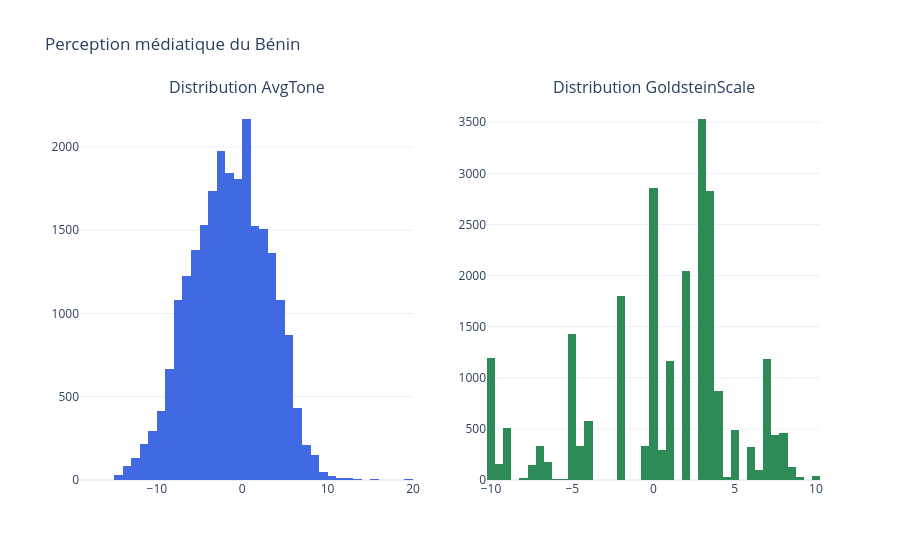

Source (notebook cell):
### Markdown cell above
**Objectif** : analyser l'évolution du sentiment médiatique et détecter d'éventuels signaux de risque réputationnel.

Métriques :
- `AvgTone` : tonalité moyenne des articles (-10 = très négatif, +10 = très positif)
- `GoldsteinScale` : intensité du conflit / coopération (-10 à +10)

### Code cell
# Distribution du sentiment
fig = make_subplots(rows=1, cols=2, subplot_titles=("Distribution AvgTone", "Distribution GoldsteinScale"))
fig.add_trace(go.Histogram(x=df['AvgTone'], nbinsx=60, marker_color='royalblue', name='AvgTone'), row=1, col=1)
fig.add_trace(go.Histogram(x=df['GoldsteinScale'], nbinsx=60, marker_color='seagreen', name='GoldsteinScale'), row=1, col=2)
fig.update_layout(title_text="Perception médiatique du Bénin", template="plotly_white", showlegend=False)
fig.show()
fig.write_html('../outputs/figures/q4_distribution_avgTone_goldstein.html')
try:
    fig.write_image('../outputs/figures/q4_distribution_avgTone_goldstein.png', scale=2)
except Exception:
    pass  # kaleido non installé, HTML sauvegardé uniquement

### Figure 1 — Plotly figure (JSON) as saved in the notebook; plotly's stock layout.template omitted (floating-point values rounded to 4 significant figures; data arrays with more than 128 entries replaced by an {"elided": "..."} marker saying what was removed)
{"data": [{"marker": {"color": "royalblue"}, "name": "AvgTone", "nbinsx": 60, "type": "histogram", "x": {"elided": "23859 float values"}, "xaxis": "x", "yaxis": "y"}, {"marker": {"color": "seagreen"}, "name": "GoldsteinScale", "nbinsx": 60, "type": "histogram", "x": {"elided": "23859 float values"}, "xaxis": "x2", "yaxis": "y2"}], "layout": {"annotations": [{"font": {"size": 16}, "showarrow": false, "text": "Distribution AvgTone", "x": 0.225, "xanchor": "center", "xref": "paper", "y": 1, "yanchor": "bottom", "yref": "paper"}, {"font": {"size": 16}, "showarrow": false, "text": "Distribution GoldsteinScale", "x": 0.775, "xanchor": "center", "xref": "paper", "y": 1, "yanchor": "bottom", "yref": "paper"}], "showlegend": false, "title": {"text": "Perception médiatique du Bénin"}, "xaxis": {"anchor": "y", "domain": [0, 0.45]}, "xaxis2": {"anchor": "y2", "domain": [0.55, 1]}, "yaxis": {"anchor": "x", "domain": [0, 1]}, "yaxis2": {"anchor": "x2", "domain": [0, 1]}}}
